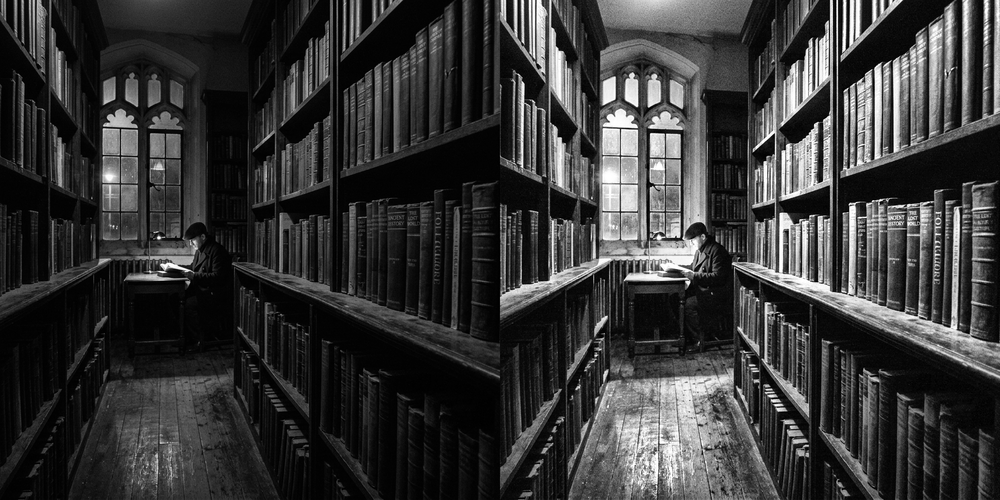
#> input picture Signals & System/signals PBL/data/enhanced_output.png, 1000 x 500 px, shrunk from 2048 x 1024 before the run
$ python calculate_metrics.py
#> lines starting #> are read from the running program, lines starting #| are printed output that depends on the picture
import cv2
import numpy as np
import math

def calculate_entropy(img):
    """Calculates the Shannon Entropy of a grayscale image."""
    hist, _ = np.histogram(img, bins=256, range=(0, 256))
    prob = hist / hist.sum()
    entropy = -sum([p * math.log2(p) for p in prob if p > 0])
    return entropy

def analyze_results(comparison_path):
    # Load the side-by-side comparison image
#> called with comparison_path = 'data/enhanced_output.png'
    comparison = cv2.imread(comparison_path, cv2.IMREAD_GRAYSCALE)
#> comparison is the input picture: shape (500, 1000); min 0, max 255, mean 55.2
    if comparison is None:
        print(f"Error: Could not load {comparison_path}")
        return

    h, w = comparison.shape
#> h = 500; w = 1000
    half_w = w // 2
#> half_w = 500

    # Split the side-by-side image back into Original (left) and Enhanced (right)
    original = comparison[:, :half_w]
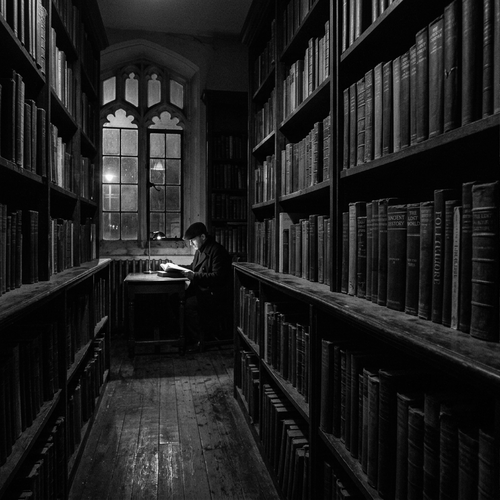
#> original: shape (500, 500); min 0, max 255, mean 30.6
    enhanced = comparison[:, half_w:]
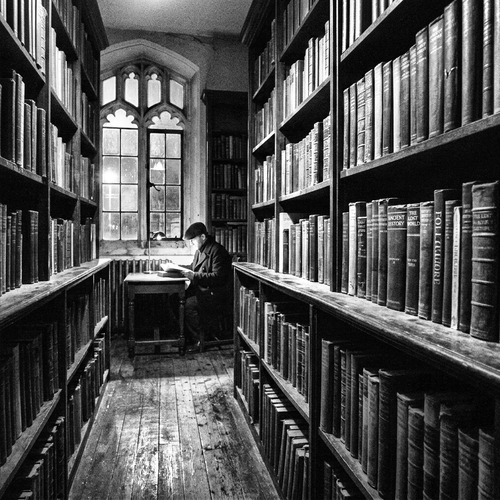
#> enhanced: shape (500, 500); min 0, max 255, mean 79.7

    # Calculate metrics
    mean_orig = np.mean(original)
#> mean_orig = 30.6
    mean_enh = np.mean(enhanced)
#> mean_enh = 79.72

    std_orig = np.std(original)
#> std_orig = 33.92
    std_enh = np.std(enhanced)
#> std_enh = 70.44

    entropy_orig = calculate_entropy(original)
#> in calculate_entropy, `hist, _ = np.histogram(img, bins=256, range=(0, 256))`: hist = 256 values, max 24517 at index 3, min 0 at index 227, mean 976.6
#> in calculate_entropy, `prob = hist / hist.sum()`: prob = 256 values, max 0.0981 at index 3, min 0 at index 227, mean 0.00391
#> in calculate_entropy, `entropy = -sum([p * math.log2(p) for p in prob if p > 0])`: entropy = 6.21
#> entropy_orig = 6.21
    entropy_enh = calculate_entropy(enhanced)
#> entropy_enh = 7.53

    # Print results formatted for slides
    print("\n" + "="*50)
    print("        MATHEMATICAL PERFORMANCE METRICS")
    print("="*50)
    print(f"1. Mean Brightness (Average Light Level):")
    print(f"   * Original Image: {mean_orig:.2f}")
#|    * Original Image: 30.60
    print(f"   * Enhanced Image: {mean_enh:.2f}  (Increase of {((mean_enh - mean_orig)/mean_orig)*100:.1f}%)")
#|    * Enhanced Image: 79.72  (Increase of 160.5%)
    print("\n2. Standard Deviation (Contrast/Dynamic Range):")
    print(f"   * Original Image: {std_orig:.2f}")
#|    * Original Image: 33.92
    print(f"   * Enhanced Image: {std_enh:.2f}  (Contrast stretched by {((std_enh - std_orig)/std_orig)*100:.1f}%)")
#|    * Enhanced Image: 70.44  (Contrast stretched by 107.7%)
    print("\n3. Information Entropy (Amount of Visible Detail):")
    print(f"   * Original Image: {entropy_orig:.3f} bits/pixel")
#|    * Original Image: 6.208 bits/pixel
    print(f"   * Enhanced Image: {entropy_enh:.3f} bits/pixel (Detail recovery success)")
#|    * Enhanced Image: 7.532 bits/pixel (Detail recovery success)
    print("="*50 + "\n")

if __name__ == "__main__":
    analyze_results("data/enhanced_output.png")
